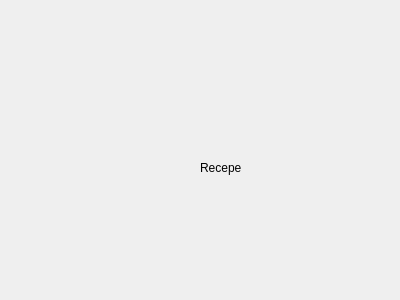
<?xml version="1.0" encoding="UTF-8"?>
<ui version="4.0">
 <class>TabRecepe</class>
 <widget class="QWidget" name="TabRecepe">
  <property name="geometry">
   <rect>
    <x>0</x>
    <y>0</y>
    <width>400</width>
    <height>300</height>
   </rect>
  </property>
  <property name="windowTitle">
   <string>Form</string>
  </property>
  <widget class="QLabel" name="label">
   <property name="geometry">
    <rect>
     <x>200</x>
     <y>160</y>
     <width>56</width>
     <height>16</height>
    </rect>
   </property>
   <property name="text">
    <string>Recepe</string>
   </property>
  </widget>
 </widget>
 <resources/>
 <connections/>
</ui>
